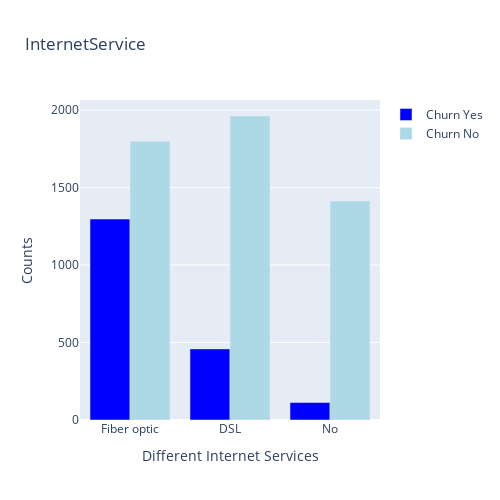

The cell this chart's notebook holds for it:
### Code cell
#distribution of Internet Service
fig= go.Figure()
#Churn_yes
fig.add_trace(go.Bar(name='Churn Yes',
                     x=['Fiber optic','DSL','No'],
                     y=[1297,459,113],
                     marker_color='blue'))#Churn_no
fig.add_trace(go.Bar(name='Churn No', 
                     x=['Fiber optic','DSL','No'], 
                     y=[1799,1962,1413], 
                     marker_color='lightblue'))
fig.update_layout(title='InternetService',
                     autosize=False,
                     width=500,
                     height=500)
fig.update_xaxes(title='Different Internet Services')
fig.update_yaxes(title='Counts')
fig.show()

### Figure 1 — Plotly figure (JSON) as saved in the notebook; plotly's stock layout.template omitted (floating-point values rounded to 4 significant figures)
{"data": [{"marker": {"color": "blue"}, "name": "Churn Yes", "type": "bar", "x": ["Fiber optic", "DSL", "No"], "y": [1297, 459, 113]}, {"marker": {"color": "lightblue"}, "name": "Churn No", "type": "bar", "x": ["Fiber optic", "DSL", "No"], "y": [1799, 1962, 1413]}], "layout": {"autosize": false, "height": 500, "title": {"text": "InternetService"}, "width": 500, "xaxis": {"title": {"text": "Different Internet Services"}}, "yaxis": {"title": {"text": "Counts"}}}}
